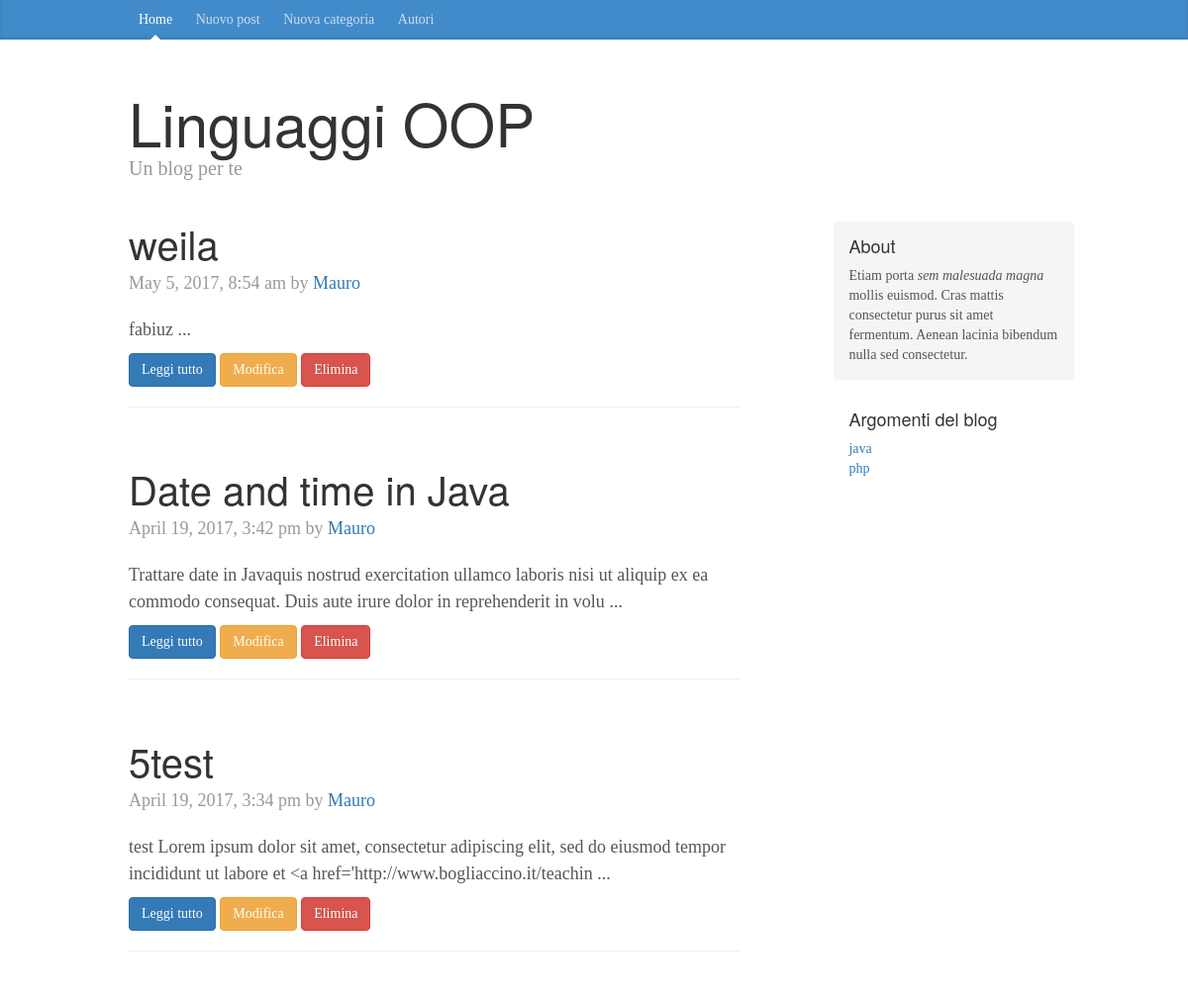
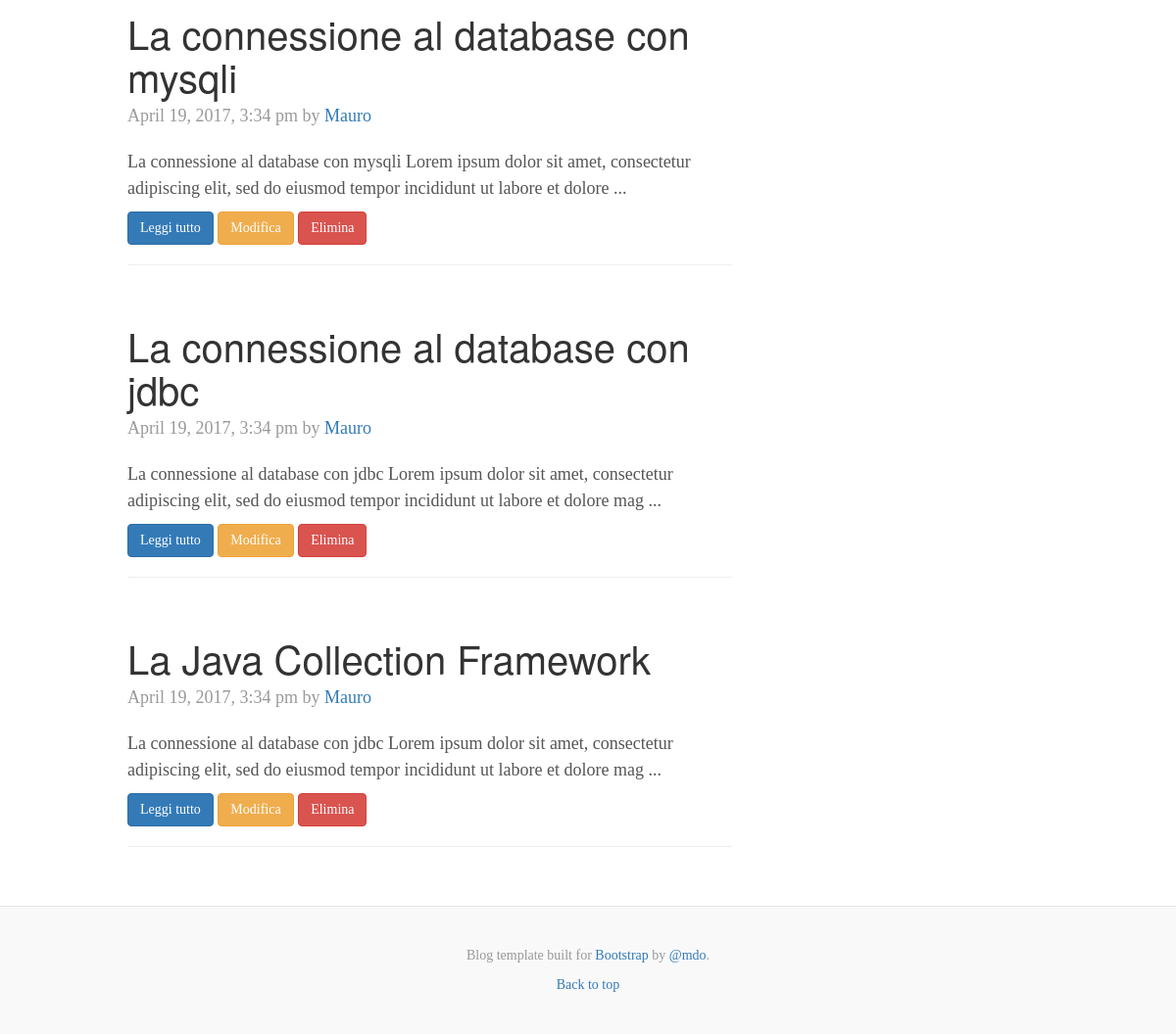
The page / on the database its author committed (2 pictures, top to bottom).
### tables this page shows
CREATE TABLE `posts` (
  `id` int(11) NOT NULL,
  `titolo` varchar(255) NOT NULL,
  `sottotitolo` varchar(255) NOT NULL,
  `testo` text NOT NULL,
  `immagine` varchar(255) NOT NULL,
  `id_categoria` int(11) NOT NULL,
  `data_post` timestamp NOT NULL DEFAULT CURRENT_TIMESTAMP ON UPDATE CURRENT_TIMESTAMP
);

CREATE TABLE `categorie` (
  `id_categoria` int(11) NOT NULL,
  `categoria` varchar(25) NOT NULL
);

### includes/database.php (called while the page is built, shortened)
<?php
class Database {
    private $host = DB_HOST;
    private $user = DB_USER;
    private $pass = DB_PASS;
    private $dbname = DB_NAME;
    public $link;
    public function connetti() {
        $this->link = mysqli_connect($this->host, $this->user, $this->pass, $this->dbname);
    }
    public function select($query) {
        $result = mysqli_query($this->link, $query);
        if ($result->num_rows > 0){
            return $result;
        } else
            return false;
    }
}

### includes/funzioni.php (called while the page is built)
<?php
function formattaData($param) {
    return date("F j, Y, g:i a", strtotime($param));
}

### includes/content.php (the view, shortened to what this page needs)
<?php
$paginazione = isset($_REQUEST['start']) ? $_REQUEST['start'] : 1;
$start = $paginazione ? ($paginazione - 1) * MAX_POST_PAGE : 0;
$order = " order by data_post desc ";
$limite = "limit $start ,".MAX_POST_PAGE." ";
$query = "SELECT * FROM posts ";
$query.= $order;
$query .= $limite;
$posts = $DB->select($query);
?>
    <div class="col-sm-8 blog-main">
<?php while ($row = mysqli_fetch_array($posts)) : ?>
    <div class="blog-post">
        <h2 class="blog-post-title"><?= $row['titolo'] ?></h2>
        <p class="blog-post-meta"><?= formattaData($row['data_post']) ?> by <a href="#">Mauro</a></p>
        <p><?= htmlspecialchars(substr($row['testo'], 0, 150)) ?> ... </p>
        <p>
            <a href="?view=single&id_post=<?= $row['id'] ?>" class="btn btn-primary">Leggi tutto</a>
            <a href="?view=modifica&id_post=<?= $row['id'] ?>" class="btn btn-warning">Modifica</a>
            <a href="?view=elimina&id_post=<?= $row['id'] ?>" class="btn btn-danger">Elimina</a>
        </p>
        <hr>
    </div>
<?php endwhile; ?>
    </div>

### includes/header.php (shortened to what this page needs)
<?php
include 'includes/database.php';
include 'includes/funzioni.php';
$DB = new Database();
?>
<!DOCTYPE html>
<html lang="en"><head>
    <link href="css/bootstrap.css" rel="stylesheet">
    <link href="css/ie10-viewport-bug-workaround.css" rel="stylesheet">
    <link href="css/blog.css" rel="stylesheet">
  </head>
  <body>
    <div class="blog-masthead">
      <div class="container">
        <nav class="blog-nav">
          <a class="blog-nav-item active" href="index.php">Home</a>
          <a class="blog-nav-item" href="?view=inserisci">Nuovo post</a>
          <a class="blog-nav-item" href="?view=new_cat">Nuova categoria</a>
          <a class="blog-nav-item" href="?view=authors">Autori</a>
        </nav>
      </div>
    </div>

### index.php (shortened to what this page needs)
<?php
include './includes/header.php';
?>
<div class="container">
<div class="blog-header">
    <h1 class="blog-title"><?= TITOLO ?></h1>
    <p class="lead blog-description"><?= SOTTOTITOLO ?></p>
</div>
<div class="row">
<?php
$vista = ( isset($_REQUEST['view']) ? $_REQUEST['view'] : 'home');
switch ($vista) {
    default:
        include './includes/content.php';
        break;
}
include './includes/sidebar.php';
?>
</div>
</div>
<?php
include './includes/footer.php';

### includes/sidebar.php
<?php
$query = "SELECT * FROM categorie order by categoria";
$elencocategorie = $DB->select($query);
?>
<div class="col-sm-3 col-sm-offset-1 blog-sidebar">
    <div class="sidebar-module sidebar-module-inset">
        <h4>About</h4>
        <p>Etiam porta <em>sem malesuada magna</em> mollis euismod. Cras mattis consectetur purus sit amet fermentum. Aenean lacinia bibendum nulla sed consectetur.</p>
    </div>
    <div class="sidebar-module">
        <h4>Argomenti del blog</h4>
        <ol class="list-unstyled">
            <?php while ($row = mysqli_fetch_array($elencocategorie)) : ?>
                <li><a href="index.php?id_cat=<?= $row['id_categoria'] ?>"><?= $row['categoria'] ?></a></li>
            <?php endwhile; ?>
        </ol>
    </div>
</div>

### includes/footer.php (shortened to what this page needs)
    <footer class="blog-footer">
      <p>Blog template built for <a href="http://getbootstrap.com/">Bootstrap</a> by <a href="https://twitter.com/mdo">@mdo</a>.</p>
      <p>
        <a href="#">Back to top</a>
      </p>
    </footer>
</body></html>

### css/blog.css (style rules this page uses)
body { font-family: Georgia, "Times New Roman", Times, serif; color: #555; }
h1, .h1, h2, .h2, h3, .h3, h4, .h4, h5, .h5, h6, .h6 { margin-top: 0; font-family: "Helvetica Neue", Helvetica, Arial, sans-serif; font-weight: normal; color: #333; }
@media (min-width: 1200px) { .container { width: 970px; } }
.blog-masthead { background-color: #428bca; -webkit-box-shadow: inset 0 -2px 5px rgba(0,0,0,.1); box-shadow: inset 0 -2px 5px rgba(0,0,0,.1); }
.blog-nav-item { position: relative; display: inline-block; padding: 10px; font-weight: 500; color: #cdddeb; }
.blog-nav .active { color: #fff; }
.blog-nav .active:after { position: absolute; bottom: 0; left: 50%; width: 0; height: 0; margin-left: -5px; vertical-align: middle; content: " "; border-right: 5px solid transparent; border-bottom: 5px solid; border-left: 5px solid transparent; }
.blog-header { padding-top: 20px; padding-bottom: 20px; }
.blog-title { margin-top: 30px; margin-bottom: 0; font-size: 60px; font-weight: normal; }
.blog-description { font-size: 20px; color: #999; }
.blog-main { font-size: 18px; line-height: 1.5; }
.sidebar-module { padding: 15px; margin: 0 -15px 15px; }
.sidebar-module-inset { padding: 15px; background-color: #f5f5f5; border-radius: 4px; }
.sidebar-module-inset p:last-child, .sidebar-module-inset ul:last-child, .sidebar-module-inset ol:last-child { margin-bottom: 0; }
.blog-post { margin-bottom: 60px; }
.blog-post-title { margin-bottom: 5px; font-size: 40px; }
.blog-post-meta { margin-bottom: 20px; color: #999; }
.blog-footer { padding: 40px 0; color: #999; text-align: center; background-color: #f9f9f9; border-top: 1px solid #e5e5e5; }
.blog-footer p:last-child { margin-bottom: 0; }

### rows shown on the page
posts: titolo "weila", data_post "May 5, 2017, 8:54 am", testo "fabiuz"
posts: titolo "Date and time in Java", data_post "April 19, 2017, 3:42 pm", testo "Trattare date in Javaquis nostrud exercitation ullamco laboris nisi ut aliquip ex ea commodo consequat. Duis aute irure dolor in reprehenderit in volu"
posts: titolo "5test", data_post "April 19, 2017, 3:34 pm", testo "test Lorem ipsum dolor sit amet, consectetur adipiscing elit, sed do eiusmod tempor incididunt ut labore et <a href='http://www.bogliaccino.it/teachin"
posts: titolo "La connessione al database con mysqli", data_post "April 19, 2017, 3:34 pm", testo "La connessione al database con mysqli Lorem ipsum dolor sit amet, consectetur adipiscing elit, sed do eiusmod tempor incididunt ut labore et dolore"
posts: titolo "La connessione al database con jdbc", data_post "April 19, 2017, 3:34 pm", testo "La connessione al database con jdbc Lorem ipsum dolor sit amet, consectetur adipiscing elit, sed do eiusmod tempor incididunt ut labore et dolore mag"
posts: titolo "La Java Collection Framework", data_post "April 19, 2017, 3:34 pm", testo "La connessione al database con jdbc Lorem ipsum dolor sit amet, consectetur adipiscing elit, sed do eiusmod tempor incididunt ut labore et dolore mag"
categorie: categoria "java"
categorie: categoria "php"

### other values the page prints
TITOLO "Linguaggi OOP"
SOTTOTITOLO "Un blog per te"
